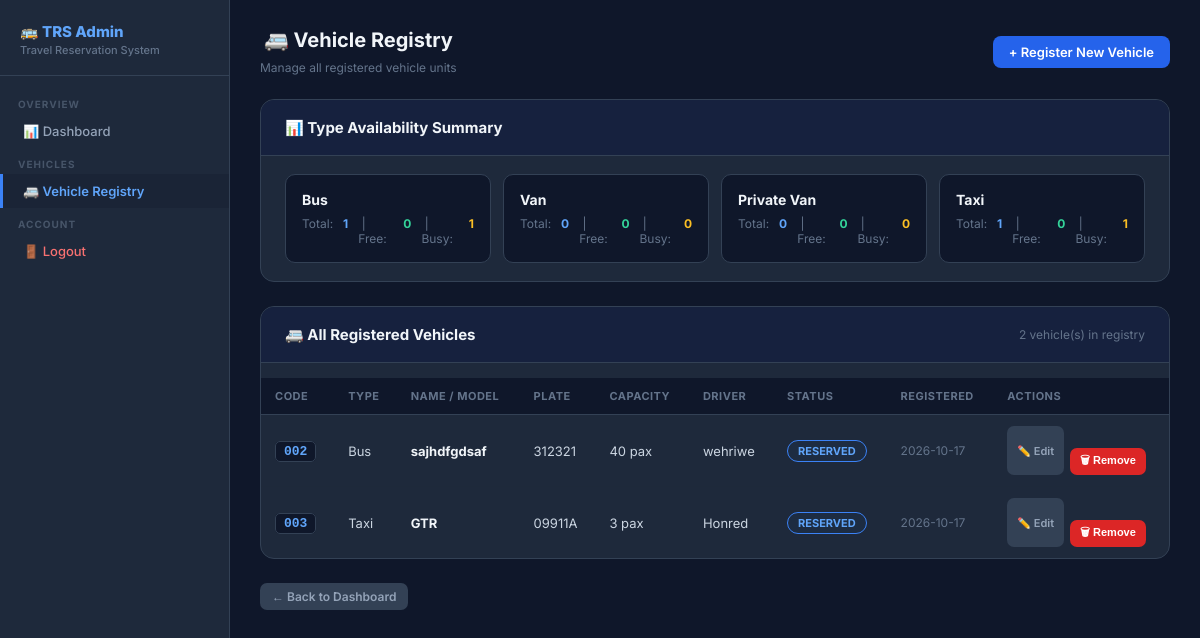
Page /admin/vehicles (signed in) on the committed database.
### tables this page shows
CREATE TABLE vehicle_types (
            type_id INTEGER PRIMARY KEY AUTOINCREMENT,
            type_name TEXT UNIQUE NOT NULL,
            fare_type TEXT NOT NULL DEFAULT 'distance',
            rate_per_km REAL DEFAULT 2.22,
            fixed_fare REAL DEFAULT 0,
            max_passengers INTEGER DEFAULT 45,
            is_available INTEGER DEFAULT 1
        );

CREATE TABLE vehicles (
            vehicle_id INTEGER PRIMARY KEY AUTOINCREMENT,
            vehicle_code TEXT UNIQUE NOT NULL,
            vehicle_type TEXT NOT NULL,
            vehicle_name TEXT NOT NULL,
            plate_number TEXT,
            capacity INTEGER DEFAULT 1,
            status TEXT DEFAULT 'Available',
            assigned_driver TEXT,
            is_active INTEGER DEFAULT 1,
            created_at TEXT NOT NULL
        );

### TravelReservationSystem/app.py (the view)
@app.route("/admin/vehicles")
def admin_vehicles():
    if "user_id" not in session or session.get("username") != "admin":
        flash("Admin access only.", "error")
        return redirect(url_for("login"))
    conn = get_db()
    vehicles = conn.execute(
        "SELECT * FROM vehicles WHERE is_active=1 ORDER BY vehicle_code"
    ).fetchall()
    vehicle_type_stats = get_available_vehicle_types(conn)
    conn.close()
    return render_template("admin_vehicles.html", vehicles=vehicles, vehicle_type_stats=vehicle_type_stats)

### TravelReservationSystem/app.py (called while the page is built)
def get_db():
    conn = sqlite3.connect(DATABASE, timeout=30)
    conn.row_factory = sqlite3.Row
    return conn

### TravelReservationSystem/templates/admin_vehicles.html (shortened to what this page needs)
<!DOCTYPE html>
<html lang="en">
<head>
    <link rel="stylesheet" href="{{ url_for('static', filename='css/style.css') }}">
</head>
<body>
<div class="admin-layout">
    <aside class="sidebar">
        <div class="sidebar-brand">🚌 TRS Admin<span>Travel Reservation System</span></div>
        <nav class="sidebar-nav">
            <div class="nav-section">Overview</div>
            <a class="nav-link" href="{{ url_for('admin_dashboard') }}">📊 Dashboard</a>
            <div class="nav-section">Vehicles</div>
            <a class="nav-link active" href="{{ url_for('admin_vehicles') }}">🚐 Vehicle Registry</a>
            <div class="nav-section">Account</div>
            <a class="nav-link" href="{{ url_for('logout') }}" style="color:#f87171">🚪 Logout</a>
        </nav>
    </aside>
    <main class="main-content">
        <div class="topbar">
            <div>
                <h1>🚐 Vehicle Registry</h1>
                <p style="font-size:12px;color:#64748b;margin-top:3px">Manage all registered vehicle units</p>
            </div>
            <a href="{{ url_for('admin_add_vehicle') }}" class="add-btn">+ Register New Vehicle</a>
        </div>
        <div class="section-card">
            <div class="section-header"><h2>📊 Type Availability Summary</h2></div>
            <div class="vt-grid">
            {% for vt in vehicle_type_stats %}
                <div class="vt-card">
                    <div class="vt-name">{{ vt.type_name }}</div>
                    <div class="vt-counts">
                        Total: <strong>{{ vt.total_vehicles }}</strong> &nbsp;|&nbsp;
                        Free: <strong style="color:#34d399">{{ vt.available_vehicles }}</strong> &nbsp;|&nbsp;
                        Busy: <strong style="color:#fbbf24">{{ vt.reserved_vehicles }}</strong>
                    </div>
                </div>
            {% else %}
                <p style="padding:12px;color:#64748b">No vehicle types found.</p>
            {% endfor %}
            </div>
        </div>
        <div class="section-card">
            <div class="section-header">
                <h2>🚐 All Registered Vehicles</h2>
                <span style="font-size:12px;color:#64748b">{{ vehicles|length }} vehicle(s) in registry</span>
            </div>
            <div class="table-wrap">
                <table>
                    <thead>
                        <tr>
                            <th>Code</th><th>Type</th><th>Name / Model</th><th>Plate</th>
                            <th>Capacity</th><th>Driver</th><th>Status</th><th>Registered</th><th>Actions</th>
                        </tr>
                    </thead>
                    <tbody>
                    {% for v in vehicles %}
                        <tr>
                            <td><span class="vehicle-code">{{ v['vehicle_code'] }}</span></td>
                            <td>{{ v['vehicle_type'] }}</td>
                            <td><strong style="color:#f1f5f9">{{ v['vehicle_name'] }}</strong></td>
                            <td>{{ v['plate_number'] or '—' }}</td>
                            <td>{{ v['capacity'] }} pax</td>
                            <td>{{ v['assigned_driver'] or '—' }}</td>
                            <td>
                                <span class="badge {{ v['status']|lower|replace(' ', '-') }}">{{ v['status'] }}</span>
                            </td>
                            <td style="font-size:12px;color:#64748b">{{ v['created_at'][:10] if v['created_at'] else '—' }}</td>
                            <td>
                                <div style="display:flex;gap:6px">
                                    <a href="{{ url_for('admin_edit_vehicle', vehicle_id=v['vehicle_id']) }}" class="btn btn-ghost" style="font-size:11px;padding:4px 10px">✏️ Edit</a>
                                    <form method="POST" action="{{ url_for('admin_delete_vehicle', vehicle_id=v['vehicle_id']) }}" onsubmit="return confirm('Remove vehicle {{ v["vehicle_code"] }} from the registry?');" style="display:inline">
                                        <button type="submit" class="btn btn-danger" style="font-size:11px;padding:4px 10px">🗑 Remove</button>
                                    </form>
                                </div>
                            </td>
                        </tr>
                    {% endfor %}
                    </tbody>
                </table>
            </div>
        </div>
        <div style="margin-top:16px">
            <a href="{{ url_for('admin_dashboard') }}" class="btn btn-ghost">← Back to Dashboard</a>
        </div>
    </main>
</div>
</body>
</html>

### TravelReservationSystem/static/css/style.css (style rules this page uses)
* { box-sizing: border-box; }
body { margin: 0; font-family: Arial, sans-serif; min-height: 100vh; background: linear-gradient( rgba(0, 0, 0, 0.60), rgba(0, 0, 0, 0.60) ), url("/static/assets/Background.jpg") center center / cover no-repeat fixed; }
h1 { text-align: center; margin-bottom: 8px; }
button { width: 100%; padding: 13px; margin-top: 22px; border: none; border-radius: 8px; background: #1677ff; color: white; font-size: 16px; font-weight: bold; cursor: pointer; }
a { color: #4da6ff; text-decoration: none; }
table { width: 100%; border-collapse: collapse; margin-top: 15px; color: #fff; }
th, td { padding: 12px; border-bottom: 1px solid rgba(255, 255, 255, 0.1); text-align: left; }
th { background: rgba(50, 50, 50, 0.8); color: #fff; }

### TravelReservationSystem/templates/admin_vehicles.html (style rules this page uses)
* { box-sizing:border-box;margin:0;padding:0 }
body { font-family:'Inter',Arial,sans-serif;background:#0f172a;color:#e2e8f0;min-height:100vh }
.admin-layout { display:flex;min-height:100vh }
.sidebar { width:230px;background:#1e293b;border-right:1px solid #334155;padding:0;flex-shrink:0;position:fixed;top:0;left:0;height:100vh;overflow-y:auto;z-index:100 }
.sidebar-brand { padding:22px 20px 18px;border-bottom:1px solid #334155;font-size:15px;font-weight:800;color:#60a5fa }
.sidebar-brand span { display:block;font-size:11px;color:#64748b;font-weight:500;margin-top:2px }
.sidebar-nav { padding:12px 0 }
.nav-section { padding:10px 18px 4px;font-size:10px;font-weight:700;color:#475569;letter-spacing:1px;text-transform:uppercase }
.nav-link { display:flex;align-items:center;gap:9px;padding:9px 20px;color:#94a3b8;text-decoration:none;font-size:13px;font-weight:500;transition:all .15s;border-left:3px solid transparent }
.nav-link:hover,.nav-link.active { color:#60a5fa;background:#0f172a40;border-left-color:#3b82f6 }
.nav-link.active { font-weight:600 }
.main-content { margin-left:230px;flex:1;padding:28px 30px }
.topbar { display:flex;justify-content:space-between;align-items:center;margin-bottom:24px }
.topbar h1 { font-size:20px;font-weight:700;color:#f1f5f9 }
.section-card { background:#1e293b;border:1px solid #334155;border-radius:14px;margin-bottom:24px;overflow:hidden }
.section-header { display:flex;justify-content:space-between;align-items:center;padding:18px 24px;border-bottom:1px solid #334155;background:#16213e }
.section-header h2 { font-size:15px;font-weight:700;color:#f1f5f9 }
.vt-grid { display:grid;grid-template-columns:repeat(auto-fill,minmax(200px,1fr));gap:12px;padding:18px 24px }
.vt-card { background:#0f172a;border:1px solid #334155;border-radius:10px;padding:16px }
.vt-name { font-size:14px;font-weight:700;color:#f1f5f9 }
.vt-counts { display:flex;gap:10px;margin-top:8px;font-size:12px;color:#64748b }
.vt-counts strong { color:#60a5fa }
.table-wrap { overflow-x:auto }
table { width:100%;border-collapse:collapse;font-size:13px }
th { background:#0f172a;padding:11px 14px;text-align:left;font-size:11px;font-weight:700;color:#64748b;text-transform:uppercase;letter-spacing:.5px;border-bottom:1px solid #334155 }
td { padding:11px 14px;border-bottom:1px solid #1e293b40;color:#cbd5e1;vertical-align:middle }
tr:last-child td { border-bottom:0 }
.badge { display:inline-block;padding:3px 10px;border-radius:999px;font-size:11px;font-weight:700;text-transform:uppercase }
.badge.reserved { background:#1e3a5f30;color:#60a5fa;border:1px solid #3b82f6 }
.vehicle-code { font-family:monospace;background:#0f172a;border:1px solid #334155;padding:2px 8px;border-radius:5px;font-size:13px;font-weight:700;color:#60a5fa }
.btn { display:inline-flex;align-items:center;gap:5px;padding:6px 12px;border-radius:7px;font-size:12px;font-weight:600;border:0;cursor:pointer;text-decoration:none;transition:all .15s;white-space:nowrap }
.btn-ghost { background:#334155;color:#94a3b8 }
.btn-danger { background:#dc2626;color:#fff }
.add-btn { display:inline-flex;align-items:center;gap:6px;padding:8px 16px;background:#2563eb;color:#fff;border-radius:8px;text-decoration:none;font-size:13px;font-weight:600;transition:.15s }

### rows in the picture
vehicle_types: type_name "Bus", total_vehicles "1", available_vehicles "0", reserved_vehicles "1"
vehicle_types: type_name "Van", total_vehicles "0", available_vehicles "0", reserved_vehicles "0"
vehicle_types: type_name "Private Van", total_vehicles "0", available_vehicles "0", reserved_vehicles "0"
vehicle_types: type_name "Taxi", total_vehicles "1", available_vehicles "0", reserved_vehicles "1"
vehicles: vehicle_code "002", vehicle_type "Bus", vehicle_name "sajhdfgdsaf", plate_number "312321", capacity "40", assigned_driver "wehriwe", status "RESERVED", created_at "2026-10-17"
vehicles: vehicle_code "003", vehicle_type "Taxi", vehicle_name "GTR", plate_number "09911A", capacity "3", assigned_driver "Honred", status "RESERVED", created_at "2026-10-17"

### other values in the picture
{{ vehicles|length }} "2"
